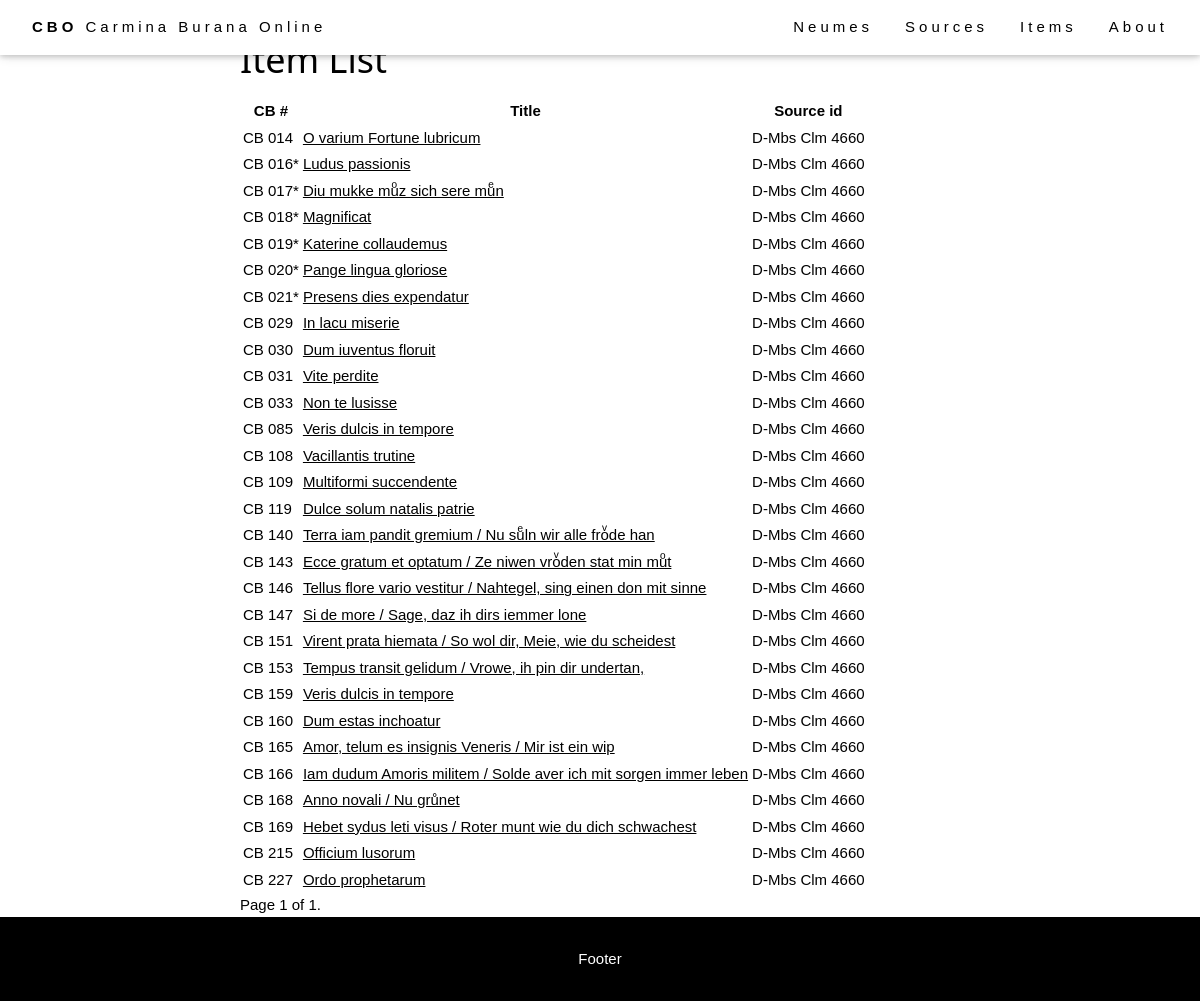
/browse/items/, run on an earlier commit of the app's database.
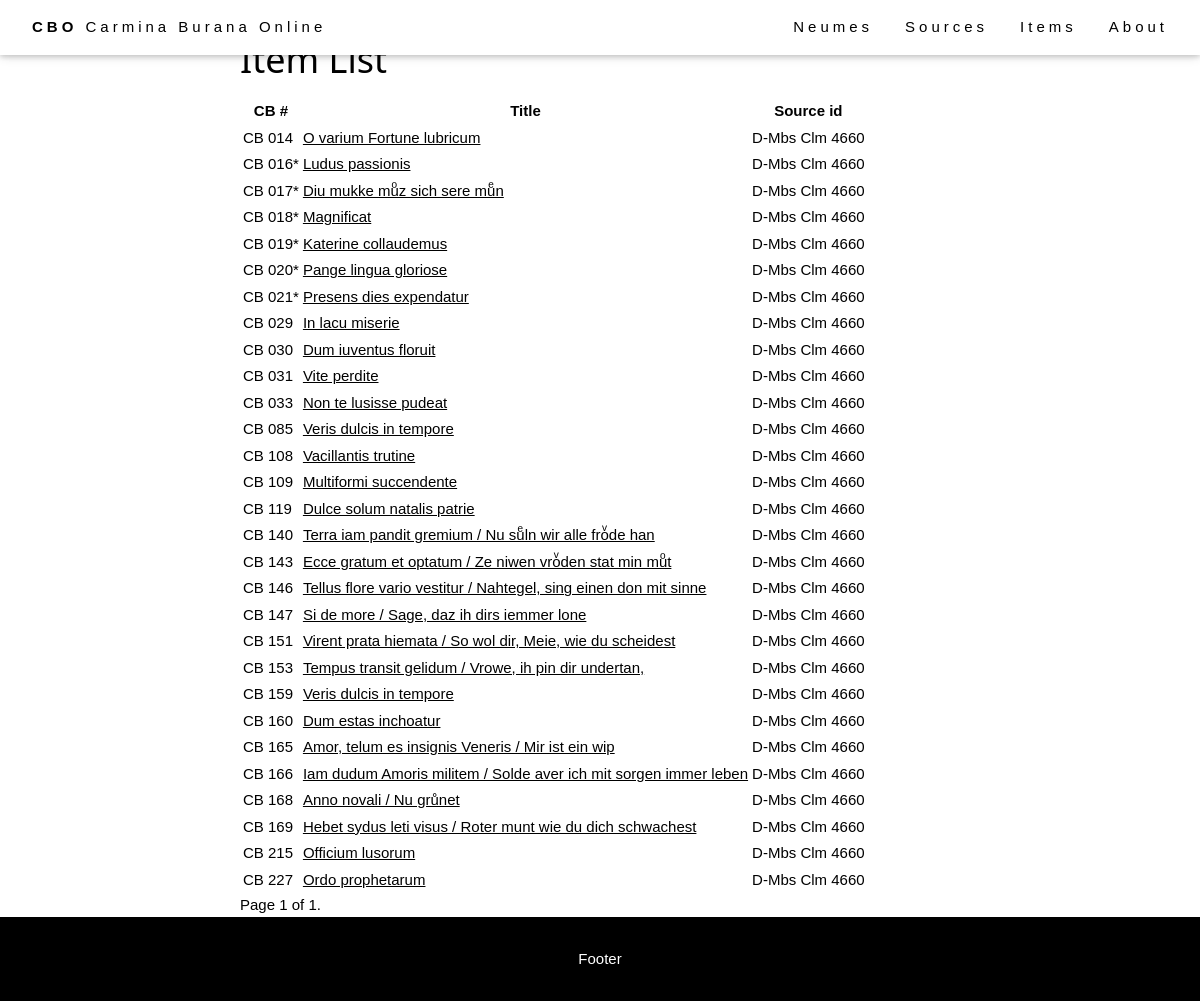
And on a later commit of the database.
### browse/models.py (models this page shows, shortened)
class Item(models.Model):
    abstract_item = models.ForeignKey(AbstractItem, on_delete=models.PROTECT, null=True)
    source = models.ForeignKey(Source, on_delete=models.RESTRICT, null=True)
    foliation_start = models.CharField(max_length=10, help_text="First folio occupied by the item in the source.")
    foliation_end = models.CharField(max_length=10, help_text="Last folio occupied by the item in the source.")
    title = models.CharField(max_length=200, help_text="Title of the item (incipit).")
    language = models.ManyToManyField(Language)
    tei_file = models.CharField(max_length=200, help_text="TEI Filename (without '.tei' extension).", null=True)
    class Meta:
        ordering = ['abstract_item__cb_id', 'title']
    def get_absolute_url(self):
        return reverse('item-detail', args=[str(self.pk)])

class AbstractItem(models.Model):
    cb_id = models.CharField(max_length=10, help_text="Number of the item.")
    theme = models.ManyToManyField(Theme)
    genre = models.ForeignKey(Genre, on_delete=models.SET_NULL, null=True)
    text_type = models.ManyToManyField(TextType, through="TextTypeSpecification")
    class Meta:
        ordering = ['cb_id']

class Source(models.Model):
    bib_id = models.CharField(max_length=128, unique=True, help_text="The source identifier.")
    nick_name = models.CharField(max_length=128, help_text="The source name.", blank=True)
    country = models.CharField(max_length=256, help_text="The source location (country).")
    location = models.CharField(max_length=256, help_text="The source location (institution).")
    century = models.CharField(max_length=256, help_text="The source century.", blank=True)
    notation = models.CharField(max_length=256, help_text="The source notation type (for musical notation only).", blank=True)
    url = models.CharField(max_length=512, help_text="External url to access the source images.", blank=True)
    concordances = models.TextField(help_text="Concordances with the Codex Buranus.", blank=True)
    notes = models.TextField(help_text="Additional notes on the source.", blank=True)
    class Meta:
        ordering = ['country', 'location', 'bib_id']

### browse/views.py (the view)
# urls.py: path('items/', views.ItemListView.as_view(), name='items'),
class ItemListView(generic.ListView):
    model = Item
    context_object_name = 'item_list'
    template_name = 'item_list.html'
    paginate_by = 30

### templates/item_list.html (shortened to what this page needs)
{% extends "base_generic.html" %}
{% block content %}
<div class="flex-column" style="flex: 20%">
</div>
<div style="flex: 80%">
  <h1>Item List</h1>
  <table>
    <tr>
      <th>CB #</th>
      <th>Title</th>
      <th>Source id</th>
    </tr>
    {% for item in item_list %}
    <tr>
      <td>CB {{ item.abstract_item.cb_id }}</td>
      <td><a href="{{ item.get_absolute_url }}">{{ item.title }}</a></td>
      <td>{{ item.source.bib_id }}</td>
    </tr>
    {% endfor %}
  </table>
  <div class="pagination">
    <span class="step-links">
      <span class="current">
        Page {{ page_obj.number }} of {{ page_obj.paginator.num_pages }}.
      </span>
    </span>
  </div>
</div>
{% endblock %}

What changed in the data, as far as the page shows it:
changed Item: title "Non te lusisse" → "Non te lusisse pudeat"
